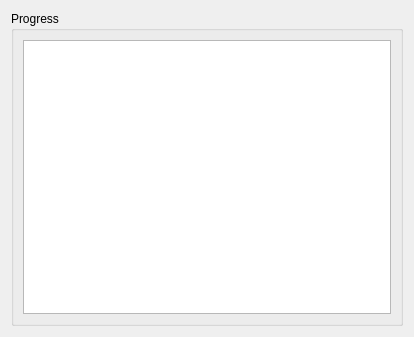
<?xml version="1.0" encoding="UTF-8"?>
<ui version="4.0">
 <class>MaemoPublishingResultPageFremantleFree</class>
 <widget class="QWizardPage" name="MaemoPublishingResultPageFremantleFree">
  <property name="geometry">
   <rect>
    <x>0</x>
    <y>0</y>
    <width>414</width>
    <height>337</height>
   </rect>
  </property>
  <property name="windowTitle">
   <string>WizardPage</string>
  </property>
  <layout class="QVBoxLayout" name="verticalLayout_2">
   <item>
    <widget class="QGroupBox" name="progressGroupBox">
     <property name="title">
      <string>Progress</string>
     </property>
     <layout class="QVBoxLayout" name="verticalLayout">
      <item>
       <widget class="QTextEdit" name="progressTextEdit"/>
      </item>
     </layout>
    </widget>
   </item>
  </layout>
 </widget>
 <resources/>
 <connections/>
</ui>
